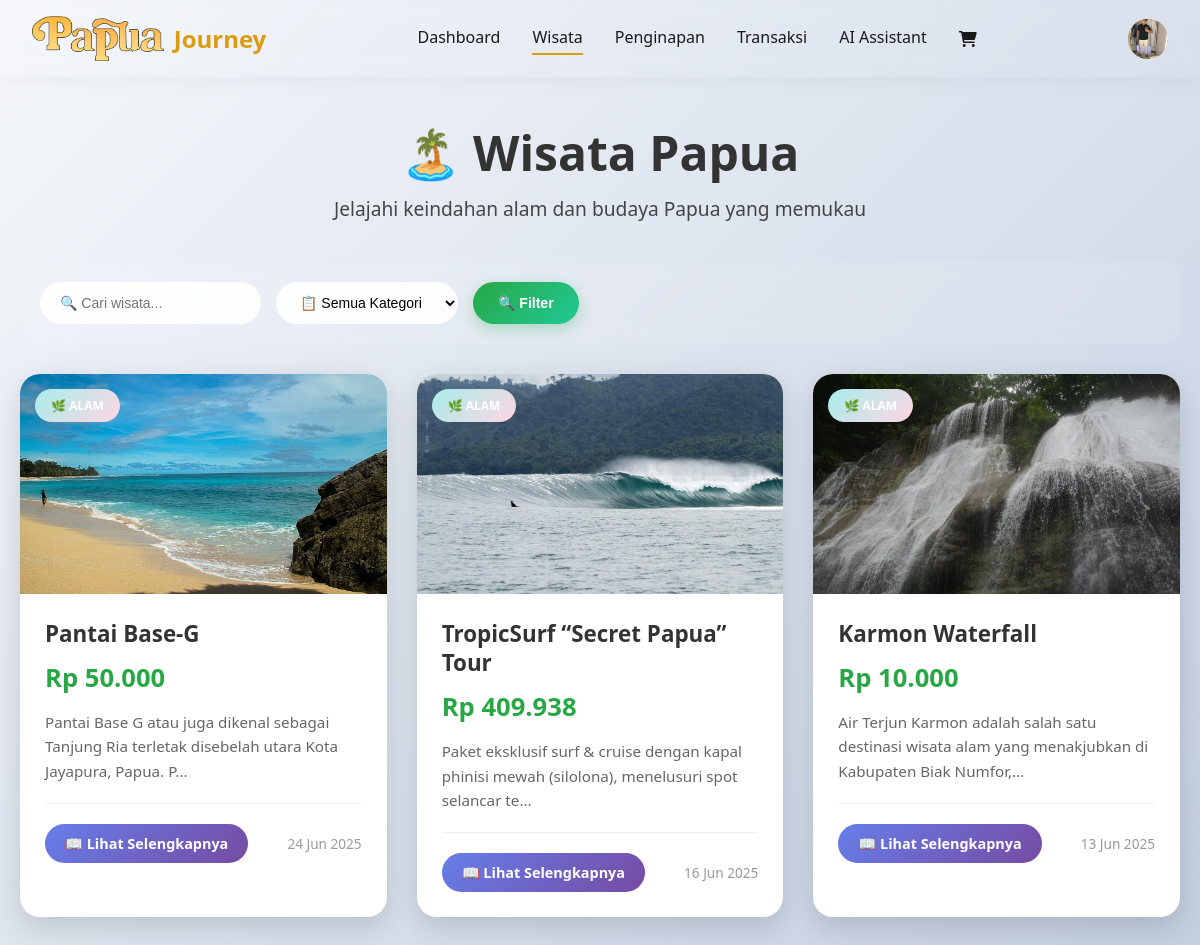
The app's page /users/wisata/userwisata.php (signed in) with its own data.
### tables this page shows
CREATE TABLE `users` (
  `id` int(11) NOT NULL,
  `email` varchar(100) NOT NULL,
  `password` varchar(255) NOT NULL,
  `full_name` varchar(100) NOT NULL,
  `phone` varchar(20) DEFAULT NULL,
  `address` text DEFAULT NULL,
  `profile_image` varchar(255) DEFAULT 'default-user.jpg',
  `created_at` timestamp NOT NULL DEFAULT current_timestamp(),
  `updated_at` timestamp NOT NULL DEFAULT current_timestamp() ON UPDATE current_timestamp()
);

CREATE TABLE `wisata` (
  `id` int(11) NOT NULL,
  `judul` varchar(255) NOT NULL,
  `deskripsi` text NOT NULL,
  `harga` decimal(10,2) NOT NULL,
  `kategori` enum('budaya','alam') NOT NULL,
  `alamat` text NOT NULL,
  `jam_buka` varchar(100) NOT NULL,
  `photo` varchar(255) NOT NULL,
  `created_at` timestamp NOT NULL DEFAULT current_timestamp(),
  `updated_at` timestamp NOT NULL DEFAULT current_timestamp() ON UPDATE current_timestamp()
);

### users/wisata/userwisata.php (the view, shortened to what this page needs)
<?php
$db = getDbConnection();
$search = isset($_GET['search']) ? $_GET['search'] : '';
$view_mode = isset($_GET['view']) ? $_GET['view'] : 'list';
function formatPrice($price) {
    return 'Rp ' . number_format($price, 0, ',', '.');
}
function formatDate($date) {
    return date('d M Y', strtotime($date));
}
function truncateText($text, $limit) {
    return strlen($text) > $limit ? substr($text, 0, $limit) . '...' : $text;
}
if ($view_mode === 'list') {
    $sql = "SELECT * FROM wisata WHERE 1=1";
    $sql .= " ORDER BY created_at DESC";
    $stmt = $db->prepare($sql);
    $stmt->execute();
    $result = $stmt->get_result();
    $wisata_data = [];
    while ($row = $result->fetch_assoc()) {
        $wisata_data[] = $row;
    }
}
?>
<!DOCTYPE html>
<html lang="id">
<head>
    <link rel="stylesheet" href="userwisata.css?v=<?php echo time(); ?>">
</head>
<body>
    <?php include '../components/navbar.php'; ?>
    <div class="main-content">
        <div class="container">
            <?php if ($view_mode === 'list'): ?>
                <div class="page-header">
                    <h1>🏝️ Wisata Papua</h1>
                    <p>Jelajahi keindahan alam dan budaya Papua yang memukau</p>
                </div>
                <div class="filters">
                    <form method="GET" style="display: flex; gap: 15px; flex-wrap: wrap; width: 100%;">
                        <input type="text" name="search" placeholder="🔍 Cari wisata..." value="<?php echo htmlspecialchars($search); ?>">
                        <select name="kategori">
                            <option value="">📋 Semua Kategori</option>
                        </select>
                        <button type="submit">🔍 Filter</button>
                    </form>
                </div>
                <?php if (!empty($wisata_data)): ?>
                    <div class="articles-grid">
                        <?php foreach ($wisata_data as $wisata): ?>
                            <div class="article-card" onclick="location.href='?view=detail&id=<?php echo $wisata['id']; ?>'">
                                <div class="article-image">
                                    <?php if ($wisata['photo']): ?>
                                        <img src="../../uploads/<?php echo htmlspecialchars($wisata['photo']); ?>"
                                             alt="<?php echo htmlspecialchars($wisata['judul']); ?>">
                                    <?php else: ?>
                                        <div class="placeholder-image">
                                            🏝️
                                        </div>
                                    <?php endif; ?>
                                    <div class="card-category category-<?php echo $wisata['kategori']; ?>">
                                        <?php
                                        $kategori_icons = [
                                            'budaya' => '🎭 Budaya',
                                            'alam' => '🌿 Alam'
                                        ];
                                        echo $kategori_icons[$wisata['kategori']] ?? ucfirst($wisata['kategori']);
                                        ?>
                                    </div>
                                </div>
                                <div class="article-card-content">
                                    <h4 class="article-card-title"><?php echo htmlspecialchars($wisata['judul']); ?></h4>
                                    <div class="article-card-price"><?php echo formatPrice($wisata['harga']); ?></div>
                                    <div class="card-description">
                                        <?php echo truncateText(htmlspecialchars($wisata['deskripsi']), 100); ?>
                                    </div>
                                    <div class="card-actions">
                                        <a href="?view=detail&id=<?php echo $wisata['id']; ?>" class="btn-detail">
                                            📖 Lihat Selengkapnya
                                        </a>
                                        <span class="card-date">
                                            <?php echo formatDate($wisata['created_at']); ?>
                                        </span>
                                    </div>
                                </div>
                            </div>
                        <?php endforeach; ?>
                    </div>
                <?php endif; ?>
            <?php endif; ?>
        </div>
    </div>
</body>
</html>

### users/components/navbar.php (shortened to what this page needs)
<?php
$current_dir = dirname($_SERVER['PHP_SELF']);
$in_dashboard = strpos($current_dir, '/users/dashboard') !== false;
$in_wisata = strpos($current_dir, '/users/wisata') !== false;
$in_penginapan = strpos($current_dir, '/users/penginapan') !== false;
$in_chatbot = strpos($current_dir, '/users/chatbot') !== false;
$in_components = strpos($current_dir, '/users/components') !== false;
$in_cart = strpos($current_dir, '/users/cart') !== false;
$in_checkout = strpos($current_dir, '/users/checkout') !== false;
$in_transaksi = strpos($current_dir, '/users/transaksi') !== false;
$in_account = strpos($current_dir, '/users/account') !== false;
if ($in_dashboard || $in_wisata || $in_penginapan || $in_chatbot || $in_components || $in_cart || $in_checkout || $in_transaksi || $in_account) {
    $base_path = '../../';
    $users_path = '../';
    $uploads_path = '../../uploads/';
} else {
    $base_path = '../';
    $users_path = '';
    $config_path = '../config/';
    $uploads_path = '../uploads/';
    $logout_path = '../logout.php';
}
$user_id = $_SESSION['user_id'];
$user_name = $_SESSION['user_name'];
$db = getDbConnection();
$stmt = $db->prepare("SELECT full_name, email, phone, address, profile_image FROM users WHERE id = ?");
$stmt->bind_param("i", $user_id);
$stmt->execute();
$result = $stmt->get_result();
$user_data = $result->fetch_assoc();
?>
<link href="https://cdnjs.cloudflare.com/ajax/libs/font-awesome/6.0.0/css/all.min.css" rel="stylesheet">
<div class="pj-navbar-wrapper">
    <header class="pj-navbar-header" id="header">
    <nav class="navbar">
        <a href="<?php echo $base_path; ?>index.php" class="logo">
            <img src="<?php echo $base_path; ?>assets/logo.png" alt="Papua Journey Logo">
            <p>Journey</p>
        </a>
        <ul class="nav-links">
            <li><a href="<?php echo $users_path; ?>dashboard/user_dashboard.php" class="<?php echo basename($_SERVER['PHP_SELF']) == 'user_dashboard.php' ? 'active' : ''; ?>">Dashboard</a></li>
            <li><a href="<?php echo $users_path; ?>wisata/userwisata.php" class="<?php echo basename($_SERVER['PHP_SELF']) == 'userwisata.php' ? 'active' : ''; ?>">Wisata</a></li>
            <li><a href="<?php echo $users_path; ?>penginapan/userpenginapan.php" class="<?php echo basename($_SERVER['PHP_SELF']) == 'userpenginapan.php' ? 'active' : ''; ?>">Penginapan</a></li>
            <li><a href="<?php echo $users_path; ?>transaksi/transaksi.php" class="<?php echo basename($_SERVER['PHP_SELF']) == 'transaksi.php' ? 'active' : ''; ?>">Transaksi</a></li>
            <li><a href="<?php echo $users_path; ?>chatbot/user_chatbot.php" class="<?php echo basename($_SERVER['PHP_SELF']) == 'user_chatbot.php' || (basename($_SERVER['PHP_SELF']) == 'index.php' && $in_chatbot) ? 'active' : ''; ?>">AI Assistant</a></li>
            <li>
                <a href="<?php echo $users_path; ?>cart/cart.php" class="cart-icon <?php echo basename($_SERVER['PHP_SELF']) == 'cart.php' ? 'active' : ''; ?>">
                    <i class="fas fa-shopping-cart"></i>
                </a>
            </li>
        </ul>
        <div class="search-container">
            <div class="user-menu">
                <div class="user-avatar">
                    <?php if ($user_data['profile_image'] && file_exists($uploads_path . 'profile_images/' . $user_data['profile_image'])): ?>
                        <img src="<?php echo $uploads_path; ?>profile_images/<?php echo htmlspecialchars($user_data['profile_image']); ?>" alt="Profile">
                    <?php else: ?>
                        <span><?php echo strtoupper(substr($user_name, 0, 1)); ?></span>
                    <?php endif; ?>
                </div>
            </div>
        </div>
    </nav>
</header>
</div>

### users/wisata/userwisata.css (style rules this page uses)
* { margin: 0; padding: 0; box-sizing: border-box; }
body { font-family: 'Segoe UI', Tahoma, Geneva, Verdana, sans-serif; background: linear-gradient(135deg, #f5f7fa 0%, #c3cfe2 100%); min-height: 100vh; padding-top: 80px; }
.main-content { padding-top: 20px; min-height: calc(100vh - 80px); position: relative; }
.container { max-width: 1200px; margin: 0 auto; padding: 20px; }
.page-header { text-align: center; color: #333; margin-bottom: 40px; }
.page-header h1 { font-size: 3rem; margin-bottom: 10px; }
.page-header p { font-size: 1.2rem; opacity: 0.9; }
.filters { background: rgba(255,255,255,0.1); backdrop-filter: blur(10px); padding: 20px; border-radius: 15px; margin-bottom: 30px; display: flex; gap: 15px; flex-wrap: wrap; align-items: center; }
.filters input, .filters select { padding: 12px 20px; border: none; border-radius: 25px; background: rgba(255,255,255,0.9); font-size: 14px; min-width: 180px; transition: all 0.3s ease; }
.filters button { background: linear-gradient(135deg, #28a745 0%, #20c997 100%); color: white; padding: 12px 25px; border: none; border-radius: 25px; cursor: pointer; font-size: 14px; font-weight: 600; transition: all 0.3s ease; box-shadow: 0 5px 15px rgba(40, 167, 69, 0.3); }
.articles-grid { display: grid; grid-template-columns: repeat(auto-fill, minmax(350px, 1fr)); gap: 30px; margin-bottom: 40px; }
.article-card { background: white; border-radius: 20px; overflow: hidden; box-shadow: 0 10px 30px rgba(0,0,0,0.15); transition: all 0.4s ease; cursor: pointer; position: relative; }
.article-image { position: relative; height: 220px; overflow: hidden; }
.article-image img { width: 100%; height: 100%; object-fit: cover; transition: transform 0.4s ease; }
.card-category { position: absolute; top: 15px; left: 15px; padding: 8px 16px; border-radius: 20px; font-size: 12px; font-weight: bold; text-transform: uppercase; color: white; backdrop-filter: blur(10px); }
.category-alam { background: linear-gradient(135deg, #a8edea 0%, #fed6e3 100%); }
.article-card-content { padding: 25px; }
.article-card-title { font-size: 1.4rem; font-weight: bold; color: #333; margin-bottom: 12px; line-height: 1.3; }
.article-card-price { font-size: 1.6rem; font-weight: bold; color: #28a745; margin-bottom: 15px; }
.card-description { color: #666; line-height: 1.6; margin-bottom: 20px; font-size: 0.95rem; }
.card-actions { display: flex; justify-content: space-between; align-items: center; margin-top: 20px; padding-top: 20px; border-top: 1px solid #eee; }
.btn-detail { background: linear-gradient(135deg, #667eea 0%, #764ba2 100%); color: white; padding: 10px 20px; border-radius: 20px; text-decoration: none; font-size: 0.9rem; font-weight: 600; transition: all 0.3s ease; }
.card-date { color: #999; font-size: 0.85rem; }

### records on screen
users: profile_image (picture)
wisata: photo (picture), kategori "🌿 ALAM", judul "Pantai Base-G", harga "Rp 50.000", deskripsi "Pantai Base G atau juga dikenal sebagai Tanjung Ria terletak disebelah utara Kota Jayapura, Papua. P...", created_at "24 Jun 2025"
wisata: photo (picture), kategori "🌿 ALAM", judul "TropicSurf “Secret Papua” Tour", harga "Rp 409.938", deskripsi "Paket eksklusif surf & cruise dengan kapal phinisi mewah (silolona), menelusuri spot selancar te...", created_at "16 Jun 2025"
wisata: photo (picture), kategori "🌿 ALAM", judul "Karmon Waterfall", harga "Rp 10.000", deskripsi "Air Terjun Karmon adalah salah satu destinasi wisata alam yang menakjubkan di Kabupaten Biak Numfor,...", created_at "13 Jun 2025"
